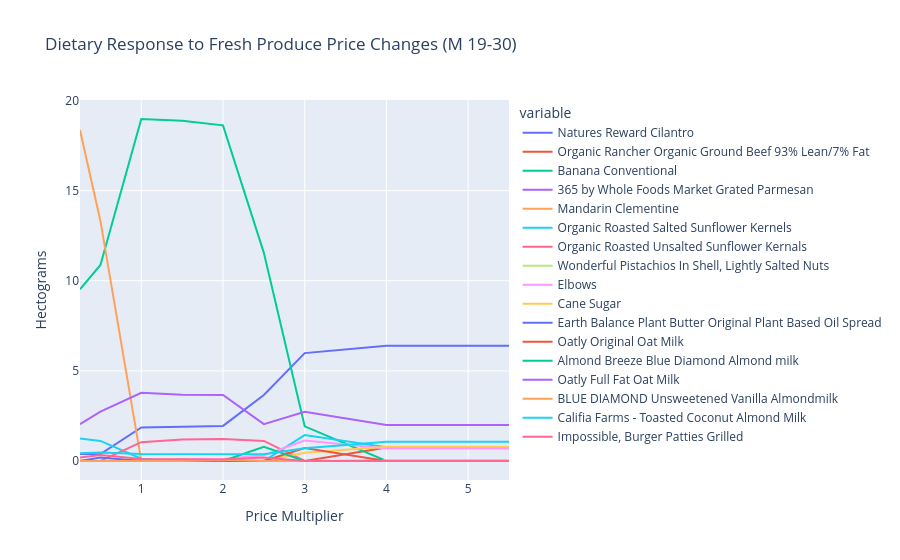

Notebook cell for this chart:
### Markdown cell above
#### Case 3: Price Change in **Fresh Produce Foods** on Subsistence Diet
Beyond looking at the price change in Bananas, we now look at how the price of **Fresh Produce Foods** changes on the subsistence diet cost.

**Code could take about a minute to compute. Code is adopted from lecture notebooks.**

### Code cell
# Recap: df has a column "Brand" which stores the brand the food belongs to.
target_brand = 'Fresh Produce'
brand_items = df[df['Brand'] == target_brand].index.tolist()
brand_items = [item for item in brand_items if item in Prices.index]

# Scale is different, here specifically curated for differences
scale = [0.25, 0.5, 1.0, 1.5, 2, 2.5, 3, 4, 4.5, 5, 5.5]
brand_diet_results = {}

for s in scale:
    my_p = Prices.copy()
    
    # Scale every item belonging to this brand
    for item in brand_items:
        my_p[item] = Prices[item] * s
    
    result = solve_subsistence_problem(FoodNutrients, my_p, diet_min[group], diet_max[group], tol=tol)
    brand_diet_results[s] = result.diet

Brand_Response = pd.DataFrame(brand_diet_results).T
Brand_Response.index = [float(getattr(x, 'magnitude', x)) for x in Brand_Response.index]
is_consumed = (Brand_Response > tol).any()
filtered_brand_diet = Brand_Response.loc[:, is_consumed]
filtered_brand_diet.plot(
    title=f"Dietary Response to {target_brand} Price Changes ({group})",
    labels=dict(index='Price Multiplier', value='Hectograms')
)

### Figure 1 — Plotly figure (JSON) as saved in the notebook; plotly's stock layout.template omitted (floating-point values rounded to 4 significant figures)
{"data": [{"hovertemplate": "variable=Natures Reward Cilantro<br>Price Multiplier=%{x}<br>Hectograms=%{y}<extra></extra>", "legendgroup": "Natures Reward Cilantro", "line": {"color": "#636efa", "dash": "solid"}, "marker": {"symbol": "circle"}, "mode": "lines", "name": "Natures Reward Cilantro", "orientation": "v", "showlegend": true, "type": "scatter", "x": [0.25, 0.5, 1.0, 1.5, 2.0, 2.5, 3.0, 4.0, 4.5, 5.0, 5.5], "xaxis": "x", "y": [0.384, 0.3836, 1.862, 1.884, 1.947, 3.658, 5.986, 6.391, 6.391, 6.391, 6.391], "yaxis": "y"}, {"hovertemplate": "variable=Organic Rancher Organic Ground Beef 93% Lean/7% Fat<br>Price Multiplier=%{x}<br>Hectograms=%{y}<extra></extra>", "legendgroup": "Organic Rancher Organic Ground Beef 93% Lean/7% Fat", "line": {"color": "#EF553B", "dash": "solid"}, "marker": {"symbol": "circle"}, "mode": "lines", "name": "Organic Rancher Organic Ground Beef 93% Lean/7% Fat", "orientation": "v", "showlegend": true, "type": "scatter", "x": [0.25, 0.5, 1.0, 1.5, 2.0, 2.5, 3.0, 4.0, 4.5, 5.0, 5.5], "xaxis": "x", "y": [0.0, 0.0, 0.0, 0.0, 0.0, 0.0, 0.0, 0.7512, 0.7512, 0.7512, 0.7512], "yaxis": "y"}, {"hovertemplate": "variable=Banana Conventional<br>Price Multiplier=%{x}<br>Hectograms=%{y}<extra></extra>", "legendgroup": "Banana Conventional", "line": {"color": "#00cc96", "dash": "solid"}, "marker": {"symbol": "circle"}, "mode": "lines", "name": "Banana Conventional", "orientation": "v", "showlegend": true, "type": "scatter", "x": [0.25, 0.5, 1.0, 1.5, 2.0, 2.5, 3.0, 4.0, 4.5, 5.0, 5.5], "xaxis": "x", "y": [9.527, 10.88, 18.97, 18.88, 18.62, 11.55, 1.925, 0.0, 0.0, 0.0, 0.0], "yaxis": "y"}, {"hovertemplate": "variable=365 by Whole Foods Market Grated Parmesan<br>Price Multiplier=%{x}<br>Hectograms=%{y}<extra></extra>", "legendgroup": "365 by Whole Foods Market Grated Parmesan", "line": {"color": "#ab63fa", "dash": "solid"}, "marker": {"symbol": "circle"}, "mode": "lines", "name": "365 by Whole Foods Market Grated Parmesan", "orientation": "v", "showlegend": true, "type": "scatter", "x": [0.25, 0.5, 1.0, 1.5, 2.0, 2.5, 3.0, 4.0, 4.5, 5.0, 5.5], "xaxis": "x", "y": [0.0, 0.0, 0.01004, 0.006431, 0.0, 0.01323, 0.0, 0.0, 0.0, 0.0, 0.0], "yaxis": "y"}, {"hovertemplate": "variable=Mandarin Clementine<br>Price Multiplier=%{x}<br>Hectograms=%{y}<extra></extra>", "legendgroup": "Mandarin Clementine", "line": {"color": "#FFA15A", "dash": "solid"}, "marker": {"symbol": "circle"}, "mode": "lines", "name": "Mandarin Clementine", "orientation": "v", "showlegend": true, "type": "scatter", "x": [0.25, 0.5, 1.0, 1.5, 2.0, 2.5, 3.0, 4.0, 4.5, 5.0, 5.5], "xaxis": "x", "y": [18.36, 13.32, 0.0, 0.0, 0.0, 0.0, 0.0, 0.0, 0.0, 0.0, 0.0], "yaxis": "y"}, {"hovertemplate": "variable=Organic Roasted Salted Sunflower Kernels<br>Price Multiplier=%{x}<br>Hectograms=%{y}<extra></extra>", "legendgroup": "Organic Roasted Salted Sunflower Kernels", "line": {"color": "#19d3f3", "dash": "solid"}, "marker": {"symbol": "circle"}, "mode": "lines", "name": "Organic Roasted Salted Sunflower Kernels", "orientation": "v", "showlegend": true, "type": "scatter", "x": [0.25, 0.5, 1.0, 1.5, 2.0, 2.5, 3.0, 4.0, 4.5, 5.0, 5.5], "xaxis": "x", "y": [1.245, 1.114, 0.1265, 0.0, 0.0, 0.0, 1.436, 0.7595, 0.7595, 0.7595, 0.7595], "yaxis": "y"}, {"hovertemplate": "variable=Organic Roasted Unsalted Sunflower Kernals<br>Price Multiplier=%{x}<br>Hectograms=%{y}<extra></extra>", "legendgroup": "Organic Roasted Unsalted Sunflower Kernals", "line": {"color": "#FF6692", "dash": "solid"}, "marker": {"symbol": "circle"}, "mode": "lines", "name": "Organic Roasted Unsalted Sunflower Kernals", "orientation": "v", "showlegend": true, "type": "scatter", "x": [0.25, 0.5, 1.0, 1.5, 2.0, 2.5, 3.0, 4.0, 4.5, 5.0, 5.5], "xaxis": "x", "y": [0.0, 0.0, 1.044, 1.188, 1.219, 1.114, 0.0, 0.0, 0.0, 0.0, 0.0], "yaxis": "y"}, {"hovertemplate": "variable=Wonderful Pistachios In Shell, Lightly Salted Nuts<br>Price Multiplier=%{x}<br>Hectograms=%{y}<extra></extra>", "legendgroup": "Wonderful Pistachios In Shell, Lightly Salted Nuts", "line": {"color": "#B6E880", "dash": "solid"}, "marker": {"symbol": "circle"}, "mode": "lines", "name": "Wonderful Pistachios In Shell, Lightly Salted Nuts", "orientation": "v", "showlegend": true, "type": "scatter", "x": [0.25, 0.5, 1.0, 1.5, 2.0, 2.5, 3.0, 4.0, 4.5, 5.0, 5.5], "xaxis": "x", "y": [0.0, 0.0, 0.0, 0.0, 0.0, 0.0, 0.0, 0.05422, 0.05422, 0.05422, 0.05422], "yaxis": "y"}, {"hovertemplate": "variable=Elbows<br>Price Multiplier=%{x}<br>Hectograms=%{y}<extra></extra>", "legendgroup": "Elbows", "line": {"color": "#FF97FF", "dash": "solid"}, "marker": {"symbol": "circle"}, "mode": "lines", "name": "Elbows", "orientation": "v", "showlegend": true, "type": "scatter", "x": [0.25, 0.5, 1.0, 1.5, 2.0, 2.5, 3.0, 4.0, 4.5, 5.0, 5.5], "xaxis": "x", "y": [0.04602, 0.0, 0.0499, 0.06952, 0.1124, 0.3191, 1.134, 0.6868, 0.6868, 0.6868, 0.6868], "yaxis": "y"}, {"hovertemplate": "variable=Cane Sugar<br>Price Multiplier=%{x}<br>Hectograms=%{y}<extra></extra>", "legendgroup": "Cane Sugar", "line": {"color": "#FECB52", "dash": "solid"}, "marker": {"symbol": "circle"}, "mode": "lines", "name": "Cane Sugar", "orientation": "v", "showlegend": true, "type": "scatter", "x": [0.25, 0.5, 1.0, 1.5, 2.0, 2.5, 3.0, 4.0, 4.5, 5.0, 5.5], "xaxis": "x", "y": [0.0, 0.0, 0.0, 0.0, 0.0, 0.0, 0.4623, 0.7848, 0.7848, 0.7848, 0.7848], "yaxis": "y"}, {"hovertemplate": "variable=Earth Balance Plant Butter Original Plant Based Oil Spread<br>Price Multiplier=%{x}<br>Hectograms=%{y}<extra></extra>", "legendgroup": "Earth Balance Plant Butter Original Plant Based Oil Spread", "line": {"color": "#636efa", "dash": "solid"}, "marker": {"symbol": "circle"}, "mode": "lines", "name": "Earth Balance Plant Butter Original Plant Based Oil Spread", "orientation": "v", "showlegend": true, "type": "scatter", "x": [0.25, 0.5, 1.0, 1.5, 2.0, 2.5, 3.0, 4.0, 4.5, 5.0, 5.5], "xaxis": "x", "y": [0.0, 0.1922, 0.0, 0.0, 0.0, 0.0, 0.0, 0.0, 0.0, 0.0, 0.0], "yaxis": "y"}, {"hovertemplate": "variable=Oatly Original Oat Milk<br>Price Multiplier=%{x}<br>Hectograms=%{y}<extra></extra>", "legendgroup": "Oatly Original Oat Milk", "line": {"color": "#EF553B", "dash": "solid"}, "marker": {"symbol": "circle"}, "mode": "lines", "name": "Oatly Original Oat Milk", "orientation": "v", "showlegend": true, "type": "scatter", "x": [0.25, 0.5, 1.0, 1.5, 2.0, 2.5, 3.0, 4.0, 4.5, 5.0, 5.5], "xaxis": "x", "y": [0.0, 0.0, 0.0, 0.06241, 0.0, 0.0, 0.7155, 0.0, 0.0, 0.0, 0.0], "yaxis": "y"}, {"hovertemplate": "variable=Almond Breeze Blue Diamond Almond milk<br>Price Multiplier=%{x}<br>Hectograms=%{y}<extra></extra>", "legendgroup": "Almond Breeze Blue Diamond Almond milk", "line": {"color": "#00cc96", "dash": "solid"}, "marker": {"symbol": "circle"}, "mode": "lines", "name": "Almond Breeze Blue Diamond Almond milk", "orientation": "v", "showlegend": true, "type": "scatter", "x": [0.25, 0.5, 1.0, 1.5, 2.0, 2.5, 3.0, 4.0, 4.5, 5.0, 5.5], "xaxis": "x", "y": [0.0, 0.0, 0.0, 0.0, 0.0, 0.7877, 0.0, 0.0, 0.0, 0.0, 0.0], "yaxis": "y"}, {"hovertemplate": "variable=Oatly Full Fat Oat Milk<br>Price Multiplier=%{x}<br>Hectograms=%{y}<extra></extra>", "legendgroup": "Oatly Full Fat Oat Milk", "line": {"color": "#ab63fa", "dash": "solid"}, "marker": {"symbol": "circle"}, "mode": "lines", "name": "Oatly Full Fat Oat Milk", "orientation": "v", "showlegend": true, "type": "scatter", "x": [0.25, 0.5, 1.0, 1.5, 2.0, 2.5, 3.0, 4.0, 4.5, 5.0, 5.5], "xaxis": "x", "y": [2.043, 2.739, 3.785, 3.672, 3.659, 2.047, 2.725, 1.999, 1.999, 1.999, 1.999], "yaxis": "y"}, {"hovertemplate": "variable=BLUE DIAMOND Unsweetened Vanilla Almondmilk<br>Price Multiplier=%{x}<br>Hectograms=%{y}<extra></extra>", "legendgroup": "BLUE DIAMOND Unsweetened Vanilla Almondmilk", "line": {"color": "#FFA15A", "dash": "solid"}, "marker": {"symbol": "circle"}, "mode": "lines", "name": "BLUE DIAMOND Unsweetened Vanilla Almondmilk", "orientation": "v", "showlegend": true, "type": "scatter", "x": [0.25, 0.5, 1.0, 1.5, 2.0, 2.5, 3.0, 4.0, 4.5, 5.0, 5.5], "xaxis": "x", "y": [0.0, 0.0, 0.0, 0.0, 0.07125, 0.0, 0.0, 0.0, 0.0, 0.0, 0.0], "yaxis": "y"}, {"hovertemplate": "variable=Califia Farms - Toasted Coconut Almond Milk<br>Price Multiplier=%{x}<br>Hectograms=%{y}<extra></extra>", "legendgroup": "Califia Farms - Toasted Coconut Almond Milk", "line": {"color": "#19d3f3", "dash": "solid"}, "marker": {"symbol": "circle"}, "mode": "lines", "name": "Califia Farms - Toasted Coconut Almond Milk", "orientation": "v", "showlegend": true, "type": "scatter", "x": [0.25, 0.5, 1.0, 1.5, 2.0, 2.5, 3.0, 4.0, 4.5, 5.0, 5.5], "xaxis": "x", "y": [0.428, 0.4677, 0.384, 0.3819, 0.3759, 0.3781, 0.7107, 1.067, 1.067, 1.067, 1.067], "yaxis": "y"}, {"hovertemplate": "variable=Impossible, Burger Patties Grilled<br>Price Multiplier=%{x}<br>Hectograms=%{y}<extra></extra>", "legendgroup": "Impossible, Burger Patties Grilled", "line": {"color": "#FF6692", "dash": "solid"}, "marker": {"symbol": "circle"}, "mode": "lines", "name": "Impossible, Burger Patties Grilled", "orientation": "v", "showlegend": true, "type": "scatter", "x": [0.25, 0.5, 1.0, 1.5, 2.0, 2.5, 3.0, 4.0, 4.5, 5.0, 5.5], "xaxis": "x", "y": [0.1998, 0.3263, 0.1118, 0.1021, 0.08268, 0.1995, 0.0, 0.0, 0.0, 0.0, 0.0], "yaxis": "y"}], "layout": {"legend": {"title": {"text": "variable"}, "tracegroupgap": 0}, "title": {"text": "Dietary Response to Fresh Produce Price Changes (M 19-30)"}, "xaxis": {"anchor": "y", "domain": [0, 1], "title": {"text": "Price Multiplier"}}, "yaxis": {"anchor": "x", "domain": [0, 1], "title": {"text": "Hectograms"}}}}
